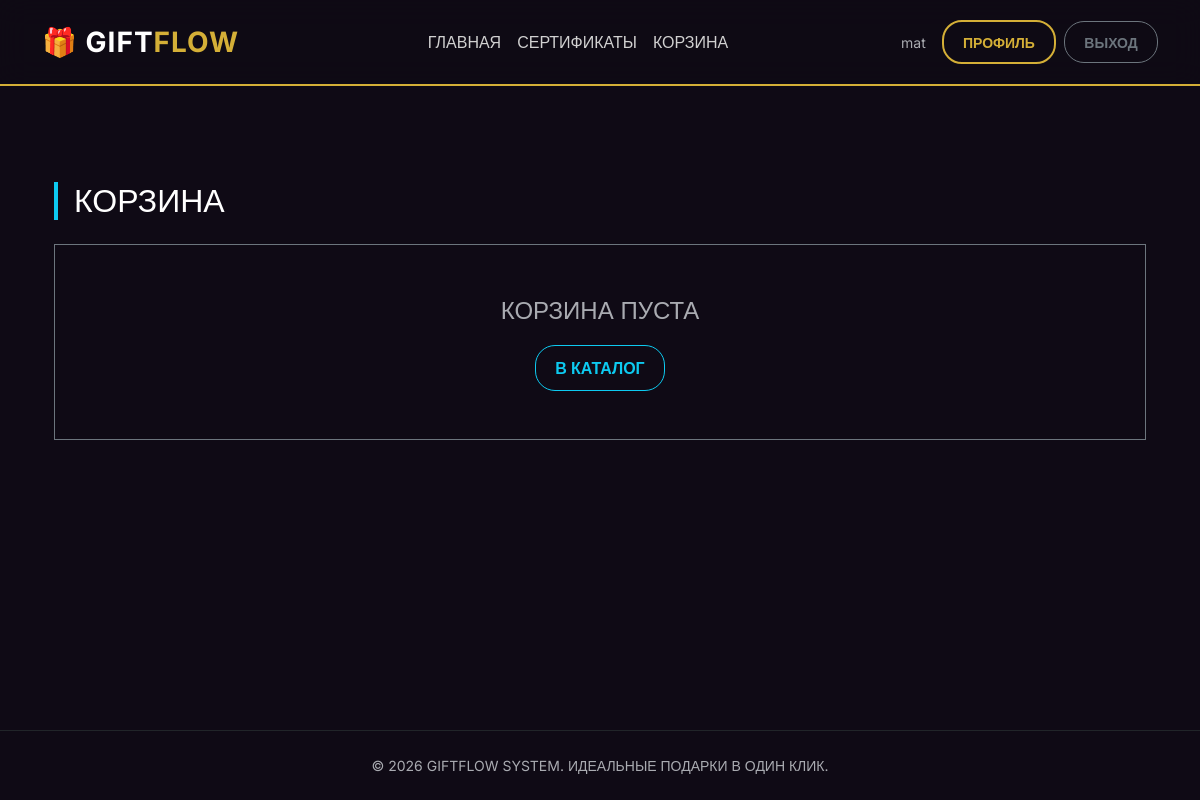
The app's page /cart/ (signed in), older data.
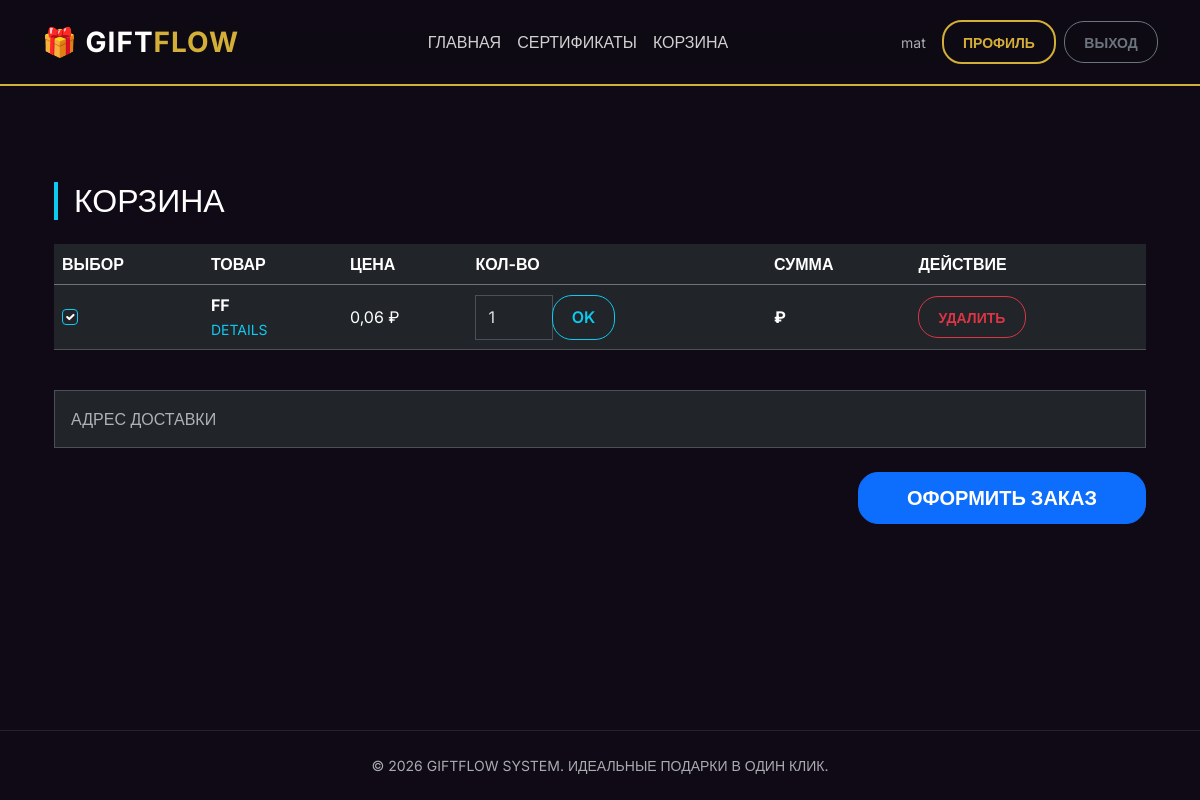
The same page, newer data.
### shop/models.py (models this page shows, shortened)
class CartItem(models.Model):
    cart = models.ForeignKey(Cart, on_delete=models.CASCADE, related_name="cart_items", verbose_name="Корзина")
    product = models.ForeignKey('Product', on_delete=models.CASCADE, verbose_name="Товар")
    quantity = models.PositiveIntegerField(default=1, verbose_name="Количество")
    def item_total_price(self):
        return self.product.price * self.quantity
    class Meta:
        verbose_name = "Элемент корзины"
        verbose_name_plural = "Элементы корзины"

class Product(models.Model):
    name = models.CharField(max_length=200, verbose_name="Название товара")
    description = models.TextField(verbose_name="Описание")
    photo = models.ImageField(
        upload_to='products/',
        blank=True,
        null=True,
        verbose_name="Фото"
    )
    price = models.DecimalField(
        max_digits=10,
        decimal_places=2,
        validators=[MinValueValidator(0)],
        verbose_name="Цена"
    )
    stock = models.IntegerField(
        validators=[MinValueValidator(0)],
        verbose_name="Количество на складе"
    )
    category = models.ForeignKey(Category, on_delete=models.CASCADE, verbose_name="Категория")
    manufacturer = models.ForeignKey(Manufacturer, on_delete=models.CASCADE, verbose_name="Производитель")

### shop/views.py (the view)
# urls.py: path('cart/', views.cart_view, name='cart'),
@login_required
def cart_view(request):
    cart, _ = Cart.objects.get_or_create(user=request.user)
    items = cart.cart_items.select_related('product').all()
    return render(request, 'cart.html', {
        'cart': cart,
        'cart_items': items,
        'total_price': cart.total_price
    })

### shop/models.py (called while the page is built)
    @property
    def total_price(self):
        return sum(item.item_total_price() for item in self.cart_items.all())

### shop/templates/cart.html (shortened to what this page needs)
{% extends 'base.html' %}
{% load static %}
{% block content %}
<div class="container py-5">
    <h2 class="mb-4 border-start border-info border-4 ps-3">КОРЗИНА</h2>
    {% if cart_items %}
        <form method="post" action="{% url 'shop:checkout' %}">
            <div class="table-responsive">
                <table class="table table-dark table-hover align-middle">
                    <thead class="border-secondary">
                        <tr>
                            <th>ВЫБОР</th>
                            <th>ТОВАР</th>
                            <th>ЦЕНА</th>
                            <th>КОЛ-ВО</th>
                            <th>СУММА</th>
                            <th>ДЕЙСТВИЕ</th>
                        </tr>
                    </thead>
                    <tbody>
                        {% for item in cart_items %}
                        <tr>
                            <td><input type="checkbox" name="items" value="{{ item.id }}" checked class="form-check-input bg-dark border-info"></td>
                            <td>
                                <strong class="text-uppercase">{{ item.product.name }}</strong><br>
                                <a href="{% url 'shop:product_detail' item.product.id %}" class="text-info text-decoration-none small">DETAILS</a>
                            </td>
                            <td>{{ item.product.price }} ₽</td>
                            <td>
                                <div class="input-group" style="width: 140px;">
                                    <input type="number" name="quantity" class="form-control rounded-0" value="{{ item.quantity }}" min="1" max="{{ item.product.stock }}">
                                    <button type="submit" formaction="{% url 'shop:update_cart' item.id %}" class="btn btn-outline-info rounded-0">OK</button>
                                </div>
                            </td>
                            <td><strong>{{ item.total_price }} ₽</strong></td>
                            <td>
                                <a href="{% url 'shop:remove_from_cart' item.id %}" class="btn btn-outline-danger btn-sm rounded-0" onclick="return confirm('Удалить?')">УДАЛИТЬ</a>
                            </td>
                        </tr>
                        {% endfor %}
                    </tbody>
                </table>
            </div>
            <div class="my-4">
                <input type="text" name="address" class="form-control rounded-0 p-3" placeholder="АДРЕС ДОСТАВКИ" required>
            </div>
            <div class="text-end">
                <button type="submit" class="btn btn-primary btn-lg rounded-0 px-5">ОФОРМИТЬ ЗАКАЗ</button>
            </div>
        </form>
    {% else %}
        <div class="text-center py-5 border border-secondary border-dashed">
            <p class="fs-4 text-muted text-uppercase">Корзина пуста</p>
            <a href="{% url 'shop:catalog' %}" class="btn btn-outline-info rounded-0">В КАТАЛОГ</a>
        </div>
    {% endif %}
</div>
{% endblock %}

Row changes from the older to the newer data that the page shows:
added CartItem: product.name "FF", product.price "0,06", quantity "1"
Text that changed along with them:
text no longer shown: "КОРЗИНА ПУСТА В КАТАЛОГ"
text now shown: "ВЫБОР ТОВАР ЦЕНА КОЛ-ВО СУММА ДЕЙСТВИЕ ОФОРМИТЬ ЗАКАЗ"
